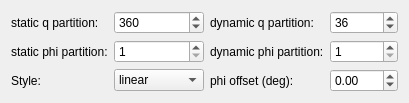
             <widget class="QWidget" name="tab_9">
              <attribute name="title">
               <string>q-phi</string>
              </attribute>
              <layout class="QGridLayout" name="gridLayout_32">
               <item row="0" column="0">
                <layout class="QGridLayout" name="gridLayout_6">
                 <item row="0" column="1">
                  <widget class="QLabel" name="label">
                   <property name="text">
                    <string>static q partition:</string>
                   </property>
                  </widget>
                 </item>
                 <item row="2" column="1">
                  <widget class="QLabel" name="label_20">
                   <property name="text">
                    <string>Style:</string>
                   </property>
                  </widget>
                 </item>
                 <item row="0" column="4">
                  <widget class="QSpinBox" name="sb_dqnum">
                   <property name="minimum">
                    <number>1</number>
                   </property>
                   <property name="maximum">
                    <number>999</number>
                   </property>
                   <property name="value">
                    <number>36</number>
                   </property>
                  </widget>
                 </item>
                 <item row="1" column="3">
                  <widget class="QLabel" name="label_13">
                   <property name="text">
                    <string>dynamic phi partition:</string>
                   </property>
                  </widget>
                 </item>
                 <item row="1" column="2">
                  <widget class="QSpinBox" name="sb_spnum">
                   <property name="minimum">
                    <number>1</number>
                   </property>
                   <property name="maximum">
                    <number>9999</number>
                   </property>
                   <property name="value">
                    <number>1</number>
                   </property>
                  </widget>
                 </item>
                 <item row="0" column="3">
                  <widget class="QLabel" name="label_10">
                   <property name="text">
                    <string>dynamic q partition:</string>
                   </property>
                  </widget>
                 </item>
                 <item row="1" column="4">
                  <widget class="QSpinBox" name="sb_dpnum">
                   <property name="minimum">
                    <number>1</number>
                   </property>
                   <property name="maximum">
                    <number>999</number>
                   </property>
                   <property name="value">
                    <number>1</number>
                   </property>
                  </widget>
                 </item>
                 <item row="0" column="2">
                  <widget class="QSpinBox" name="sb_sqnum">
                   <property name="minimum">
                    <number>2</number>
                   </property>
                   <property name="maximum">
                    <number>9999</number>
                   </property>
                   <property name="value">
                    <number>360</number>
                   </property>
                  </widget>
                 </item>
                 <item row="2" column="2">
                  <widget class="QComboBox" name="partition_style">
                   <item>
                    <property name="text">
                     <string>linear</string>
                    </property>
                   </item>
                   <item>
                    <property name="text">
                     <string>logarithmic</string>
                    </property>
                   </item>
                  </widget>
                 </item>
                 <item row="1" column="1">
                  <widget class="QLabel" name="label_12">
                   <property name="text">
                    <string>static phi partition:</string>
                   </property>
                  </widget>
                 </item>
                 <item row="2" column="3">
                  <widget class="QLabel" name="label_43">
                   <property name="text">
                    <string>phi offset (deg):</string>
                   </property>
                  </widget>
                 </item>
                 <item row="2" column="4">
                  <widget class="QDoubleSpinBox" name="doubleSpinBox_phi_offset">
                   <property name="minimum">
                    <double>-180.000000000000000</double>
                   </property>
                   <property name="maximum">
                    <double>180.000000000000000</double>
                   </property>
                  </widget>
                 </item>
                </layout>
               </item>
              </layout>
             </widget>
